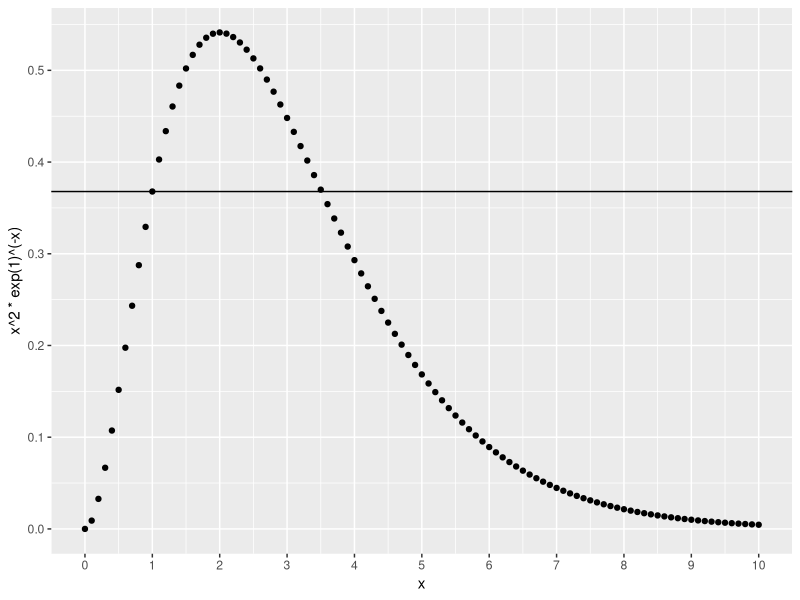

R code for this plot: (Note: this script raises an error after producing the figure.)
## ---- chunk 1
library(ggplot2)
## ---- chunk 2
        x <- pi; sqrt(2^x/(8*x*9^x)); sqrt(2^x * 8*x * 9^x)/(8*x*9^x) ; sqrt(18^x*8*x)/(8*x*9^x) ; sqrt(18^x*2*x)/(4*x*9^x); (sqrt(2)/4)*x^(-1/2)*(sqrt(2)/3)^x; ((3*sqrt(2))^x)/(9^x) * (sqrt(2)/4) * (x^(1/2)/x)
## ---- chunk 3
    data.frame(x = seq(0, 10, .1)) |> ggplot() + geom_point(aes(x, y=x^2*exp(1)^(-x))) + scale_x_continuous(breaks = seq(0,10,1)) + scale_y_continuous(breaks = seq(0,1,.1)) + geom_hline(yintercept = exp(1)^(-1))
## ---- chunk 4
        data.frame(x=seq(.02,2,.0001)) |> mutate(a = x-.0001, b = x+.0001, a = a^2 * exp(1)^(-a), b = b^2 * exp(1)^(-b), m = b-a) |> slice_max(m, n=5)
## ---- chunk 5
        atan(.002/.0007357) * (180/pi)
## ---- chunk 6
    data.frame(x=seq(-10,10,.01)) |> ggplot() + geom_point(size=.01, aes(x, y=-1/(x-3) + 1/(x+2) + 1/6)) + geom_hline(yintercept = 1/6, color='red', linetype = 2) + geom_vline(xintercept = c(-2,3), color='red', linetype = 2)
## ---- chunk 7
        F <- function(x) { log(abs(x+2)) - log(abs(x-3)) + x/6 }
        F(2) - F(-1)
## ---- chunk 8
        F <- function(x) { (-1/8)*cos(2*x) + 3*x }
        F(2*pi) - F(0)
## ---- chunk 9
        y <- function(x) { (1/4)*sin(2*x)+3 }
        y(.2618)
        y(1.309)
        y(pi+.2618)
        y(pi+1.309)
## ---- chunk 10
        data.frame(x=seq(0,pi,.00001)) |> mutate( d =  abs( ((1/4)*sin(2*x) + 3) - ((1/4)*cos(2*x) + 3)) ) |> slice_min(d, n=3)
## ---- chunk 11
        data.frame(x = seq(0,2*pi,.01)) |> ggplot() + geom_line(aes(x, y = (1/4)*sin(2*x) + 3)) + geom_line(color='red', linetype = 2, aes(x, y = (1/4)*cos(2*x)+3)) + scale_x_continuous(breaks = seq(0,2*pi,1))
## ---- chunk 12
        data.frame(x = seq(-3,4,.01)) |> ggplot() + geom_line(aes(x, y = x^2 + 1)) + geom_line(color='red', aes(x, y = x+3)) + geom_vline(xintercept = 3, linetype = 2) + ylim(y=c(1,11))
## ---- chunk 13
        data.frame(x = seq(-3,4,.01)) |> ggplot() + geom_line(aes(x, y = x^2 + 1)) + geom_line(color='red', aes(x, y = x+3)) + geom_vline(xintercept = 3, linetype = 2) + ylim(y=c(0,11)) + scale_x_continuous(breaks=seq(-2,4,1)) + coord_fixed() + geom_line(linetype = 2, color = 'blue', aes(x, y = 6*x - 8 ))
## ---- chunk 14
        data.frame(x = seq(-3,4,.01)) |> ggplot() + geom_line(aes(x, y = x^2 + 1)) + geom_line(color='red', aes(x, y = x+3)) + geom_vline(xintercept = 3, linetype = 2) + ylim(y=c(0,11)) + scale_x_continuous(breaks=seq(-2,4,1)) + coord_fixed() + geom_line(linetype = 2, color = 'blue', aes(x, y = -2*x ))  + geom_line(linetype = 2, color = 'blue', aes(x, y = 2*x ))
## ---- chunk 15
        data.frame(x = seq(-1,2,.01)) |> mutate(fy=x^2+1, gy=x+3, d = gy - fy) |> slice_max(d, n=5)
## ---- chunk 16
        data.frame(t = seq(0,2*pi,.001)) |> ggplot() + geom_point(color='blue', size=.01, aes(x = 3*cos(t), y = 3 + 3*sin(t))) + coord_fixed() + annotate(geom='line', x = c(9,-3), y=c(0,0)) + annotate(geom='line', x=c(9,1), y=c(0,6)) + scale_x_continuous(breaks = seq(0,10,1)) + annotate(geom='point', x=0, y=3) + annotate(geom='line', linetype = 2, x=c(0,9), y=c(3,0)) + geom_point(size=.01, color='red', aes(x = 9 + sqrt(90)*cos(t), y = 0 + sqrt(90)*sin(t))) + geom_vline(xintercept = sqrt(2)-.025)
## ---- chunk 17
    data.frame(t = seq(-1,5,.05)) |> ggplot() + geom_point(size=.01, aes(x = 5*t - t^2, y=t^2 -3*t)) + coord_fixed()
## ---- chunk 18
        data.frame(t = seq(-1,5,.05)) |> ggplot() + geom_point(size=.01, aes(x = 5*t - t^2, y=t^2 -3*t)) + coord_fixed() + scale_x_continuous(breaks = seq(-6,6,1)) + ylim(c(-5,10)) + geom_line(aes(y=t, x=6-t/3))
## ---- chunk 19
        data.frame(t = seq(-1,5,.01)) |> ggplot() + geom_point(size=.01, aes(x = 5*t - t^2, y=t^2 -3*t)) + geom_line(aes(x=t, y=t)) + coord_cartesian(xlim=c(-2,7), ylim=c(-2.5,5)) + annotate(geom='point', x=4, y=4) + annotate(geom='label', x=0.8,y=0,label='O') + annotate(geom='label', x=6.8,y=0,label='P') + annotate(geom='label', x=4.8,y=4, label='Q') + annotate(geom='point', x=0,y=0) + annotate(geom='point', x=6,y=0) + geom_line(color='red', aes(t, y = (64-10*t)/6)) + scale_x_continuous(breaks = seq(-5,5,1)) + scale_y_continuous(breaks = seq(-2,12,1)) + coord_fixed()
